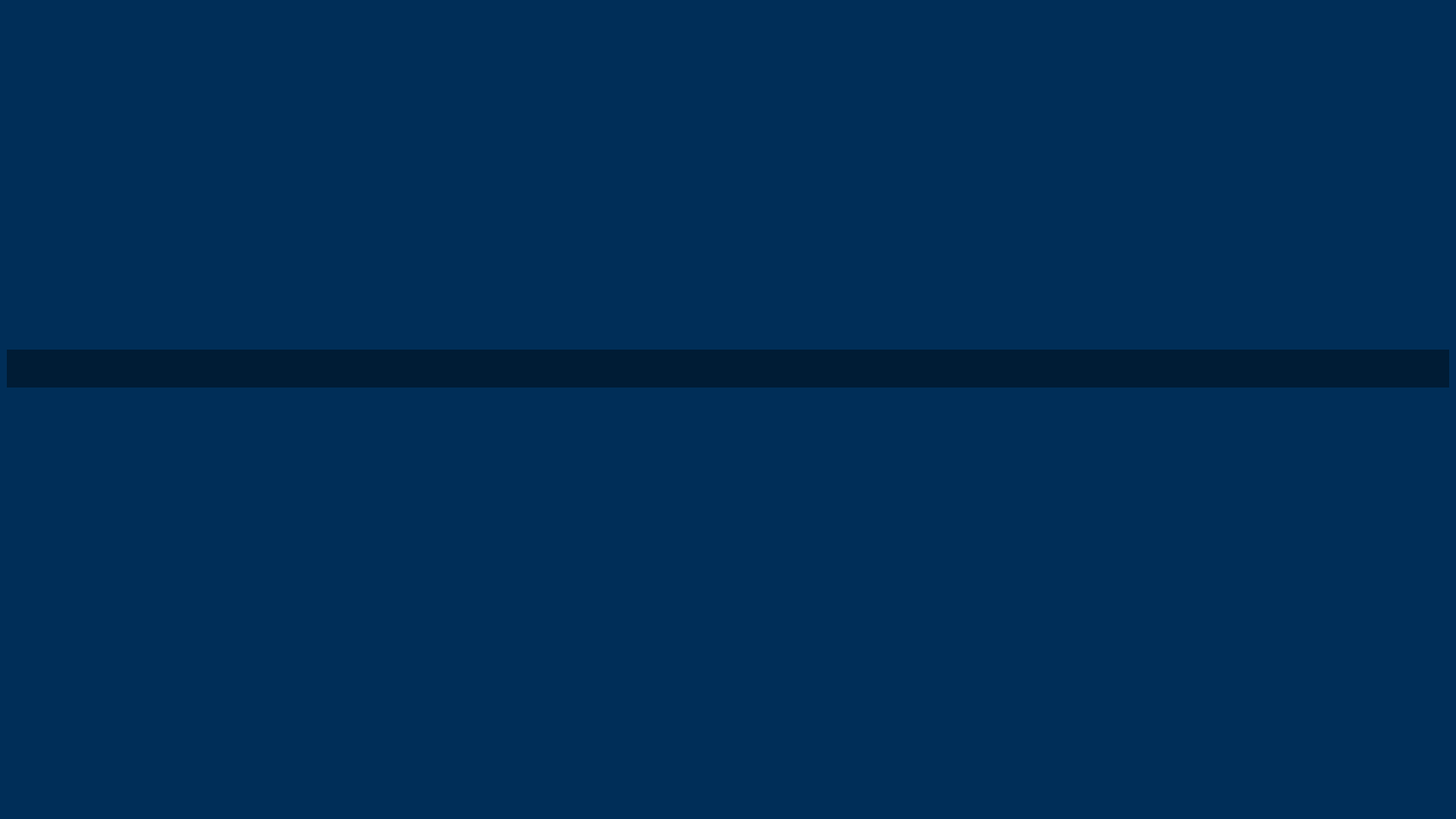
<?xml version="1.0" encoding="UTF-8"?>
<ui version="4.0">
 <class>MainWindow</class>
 <widget class="QMainWindow" name="MainWindow">
  <property name="geometry">
   <rect>
    <x>0</x>
    <y>0</y>
    <width>1920</width>
    <height>1080</height>
   </rect>
  </property>
  <property name="minimumSize">
   <size>
    <width>1280</width>
    <height>720</height>
   </size>
  </property>
  <property name="windowTitle">
   <string>多路水下视频监控系统</string>
  </property>
  <property name="styleSheet">
   <string notr="true">background-color: rgb(0, 46, 88);
color: rgb(255, 255, 255);
font-family: &quot;Microsoft YaHei&quot;;</string>
  </property>
  <widget class="QWidget" name="centralwidget">
   <layout class="QVBoxLayout" name="verticalLayout_2" stretch="0,4,0,5">
    <property name="spacing">
     <number>5</number>
    </property>
    <property name="topMargin">
     <number>0</number>
    </property>
    <property name="bottomMargin">
     <number>0</number>
    </property>
    <item>
     <widget class="HeaderBar" name="widgetHeader" native="true"/>
    </item>
    <item>
     <widget class="DataView" name="widgetDataView" native="true">
      <property name="sizePolicy">
       <sizepolicy hsizetype="Preferred" vsizetype="Expanding">
        <horstretch>0</horstretch>
        <verstretch>1</verstretch>
       </sizepolicy>
      </property>
     </widget>
    </item>
    <item>
     <widget class="RulerWidget" name="widgetRuler" native="true">
      <property name="minimumSize">
       <size>
        <width>0</width>
        <height>50</height>
       </size>
      </property>
      <property name="maximumSize">
       <size>
        <width>16777215</width>
        <height>50</height>
       </size>
      </property>
      <property name="visible">
       <bool>false</bool>
      </property>
      <property name="styleSheet">
       <string notr="true">background-color: rgba(0, 0, 0, 100);</string>
      </property>
     </widget>
    </item>
    <item>
     <widget class="VideoPanorama" name="widgetVide0panorama" native="true">
      <property name="sizePolicy">
       <sizepolicy hsizetype="Preferred" vsizetype="Preferred">
        <horstretch>0</horstretch>
        <verstretch>0</verstretch>
       </sizepolicy>
      </property>
     </widget>
    </item>
   </layout>
  </widget>
 </widget>
 <customwidgets>
  <customwidget>
   <class>HeaderBar</class>
   <extends>QWidget</extends>
   <header location="global">headerbar.h</header>
   <container>1</container>
  </customwidget>
  <customwidget>
   <class>DataView</class>
   <extends>QWidget</extends>
   <header location="global">dataview.h</header>
   <container>1</container>
  </customwidget>
  <customwidget>
   <class>VideoPanorama</class>
   <extends>QWidget</extends>
   <header location="global">videopanorama.h</header>
   <container>1</container>
  </customwidget>
  <customwidget>
   <class>RulerWidget</class>
   <extends>QWidget</extends>
   <header location="global">rulerwidget.h</header>
   <container>1</container>
  </customwidget>
 </customwidgets>
 <resources/>
 <connections/>
</ui>
